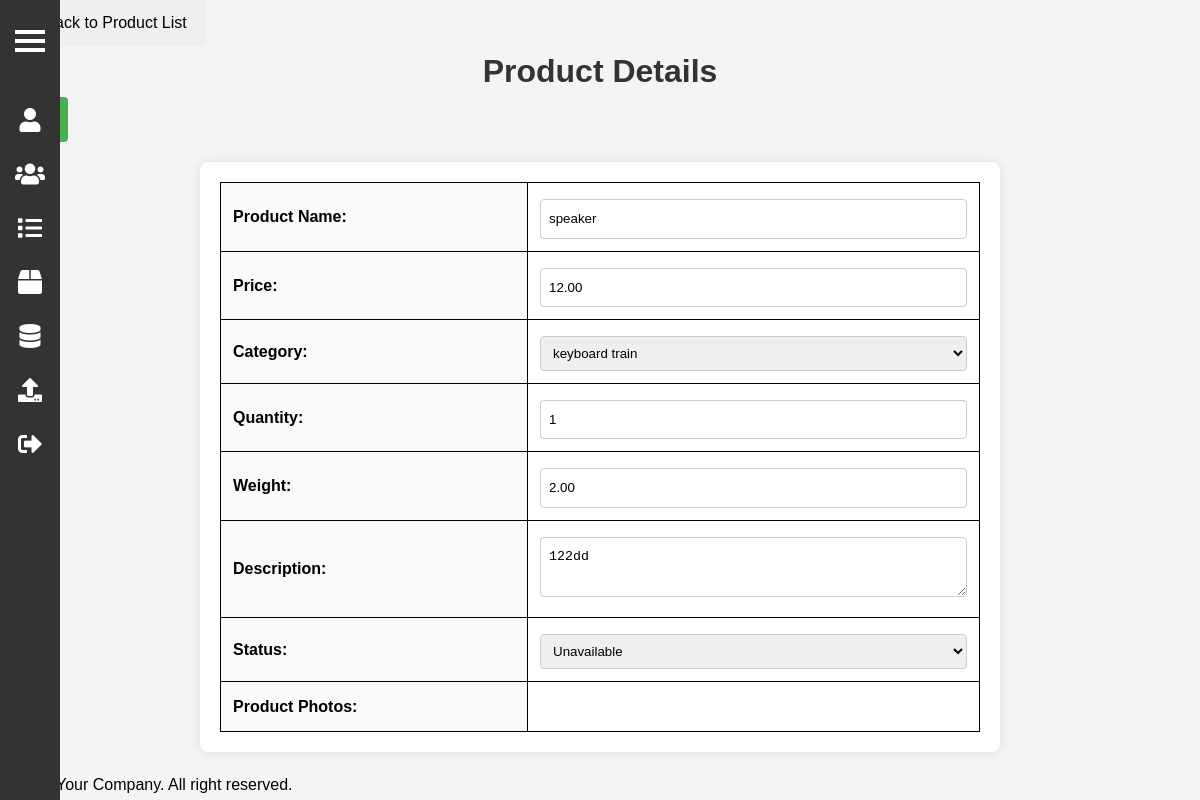
The page /admin/productEdit.php?product_id=P0007 on the database its author committed.
### tables this page shows
CREATE TABLE `product` (
  `product_id` varchar(10) NOT NULL,
  `name` varchar(100) NOT NULL,
  `price` decimal(10,2) NOT NULL,
  `category_id` varchar(10) NOT NULL,
  `quantity` int(10) NOT NULL,
  `description` varchar(1000) NOT NULL,
  `weight` decimal(10,2) NOT NULL,
  `status` varchar(11) NOT NULL,
  PRIMARY KEY (`product_id`),
  KEY `category_id` (`category_id`),
  CONSTRAINT `product_ibfk_1` FOREIGN KEY (`category_id`) REFERENCES `category` (`category_id`)
);

### admin/productEdit.php (the view, shortened to what this page needs)
<?php
include '../_base.php';
include '../_head.php';
include 'sidebar.php';
$product_id = req('product_id');
$stm = $_db->prepare('SELECT * FROM product WHERE product_id = ?');
$stm->execute([$product_id]);
$product = $stm->fetch(PDO::FETCH_OBJ);
?>
<link rel="stylesheet" href="../css/product.css">
<a href="productList.php"><button type="button">⬅️ Back to Product List</button></a>
<h1>Product Details</h1>
<button type="button" id="edit-button">Edit</button>
<form method="post" enctype="multipart/form-data" class="form" id="product-form">
    <table>
        <tr>
            <th>Product Name:</th>
            <td>
                <input type="text" name="name" id="name" maxlength="100" value="<?= htmlspecialchars($product->name) ?>" required>
            </td>
        </tr>
        <tr>
            <th>Price:</th>
            <td>
                <input type="text" name="price" id="price" value="<?= htmlspecialchars($product->price) ?>" required>
            </td>
        </tr>
        <tr>
            <th>Category:</th>
            <td>
                <select name="category_id">
                    <?php
                    $categories = $_db->query('SELECT category_id, category_name FROM category')->fetchAll();
                    foreach ($categories as $category) {
                        $selected = ($category->category_id == $product->category_id) ? 'selected' : '';
                        echo '<option value="' . htmlspecialchars($category->category_id) . '" ' . $selected . '>' . htmlspecialchars($category->category_name) . '</option>';
                    }
                    ?>
                </select>
            </td>
        </tr>
        <tr>
            <th>Quantity:</th>
            <td>
                <input type="number" name="quantity" id="quantity" value="<?= htmlspecialchars($product->quantity) ?>" min="1" required>
            </td>
        </tr>
        <tr>
            <th>Weight:</th>
            <td>
                <input type="number" name="weight" id="weight" value="<?= htmlspecialchars($product->weight) ?>" required>
            </td>
        </tr>
        <tr>
            <th>Description:</th>
            <td>
                <textarea name="description" id="description"><?= htmlspecialchars($product->description) ?></textarea>
            </td>
        </tr>
        <tr>
            <th>Status:</th>
            <td>
                <select name="status" id="status">
                    <option value="<?= htmlspecialchars('Unavailable') ?>" <?= $product->status == 'Unavailable' ? 'selected' : '' ?>>
                        <?= htmlspecialchars('Unavailable') ?>
                    </option>
                </select>
            </td>
        </tr>
        <tr>
            <th>Product Photos:</th>
            <td>
            </td>
        </tr>
    </table>
</form>
<?php
include '../_foot.php';
?>

### css/adminHome.css (style rules this page uses)
* { margin: 0; padding: 0; box-sizing: border-box; line-height: 1.6; }

### css/product.css (style rules this page uses)
* { margin: 0; padding: 0; text-decoration: none; list-style-type: none; box-sizing: border-box; user-select: none; }
body { font-family: Arial, sans-serif; line-height: 1.6; margin: 0; padding: 0; background-color: #f4f4f4; }
h1 { text-align: center; color: #333; }
.form { max-width: 800px; margin: 20px auto; padding: 20px; background: #fff; border-radius: 8px; box-shadow: 0 0 10px rgba(0, 0, 0, 0.1); }
table { width: 100%; border-collapse: collapse; border: 1px solid black; }
table th, table td { padding: 12px; border: 1px solid black; text-align: left; }
table th { background: #f9f9f9; font-weight: bold; }
table td { background-color: #fff; }
input[type="text"], input[type="number"], textarea, select { width: 100%; padding: 8px; margin-top: 4px; border: 1px solid #ccc; border-radius: 4px; box-sizing: border-box; }
textarea { resize: vertical; }
button { padding: 10px 20px; border: none; border-radius: 4px; cursor: pointer; font-size: 16px; margin-right: 10px; }
button#edit-button { background-color: #4CAF50; color: #fff; }

### rows shown on the page
product: name "speaker", price "12.00", quantity "1", weight "2.00", description "122dd", status "Unavailable"

### other values the page prints
form field category_id "keyboard train"
